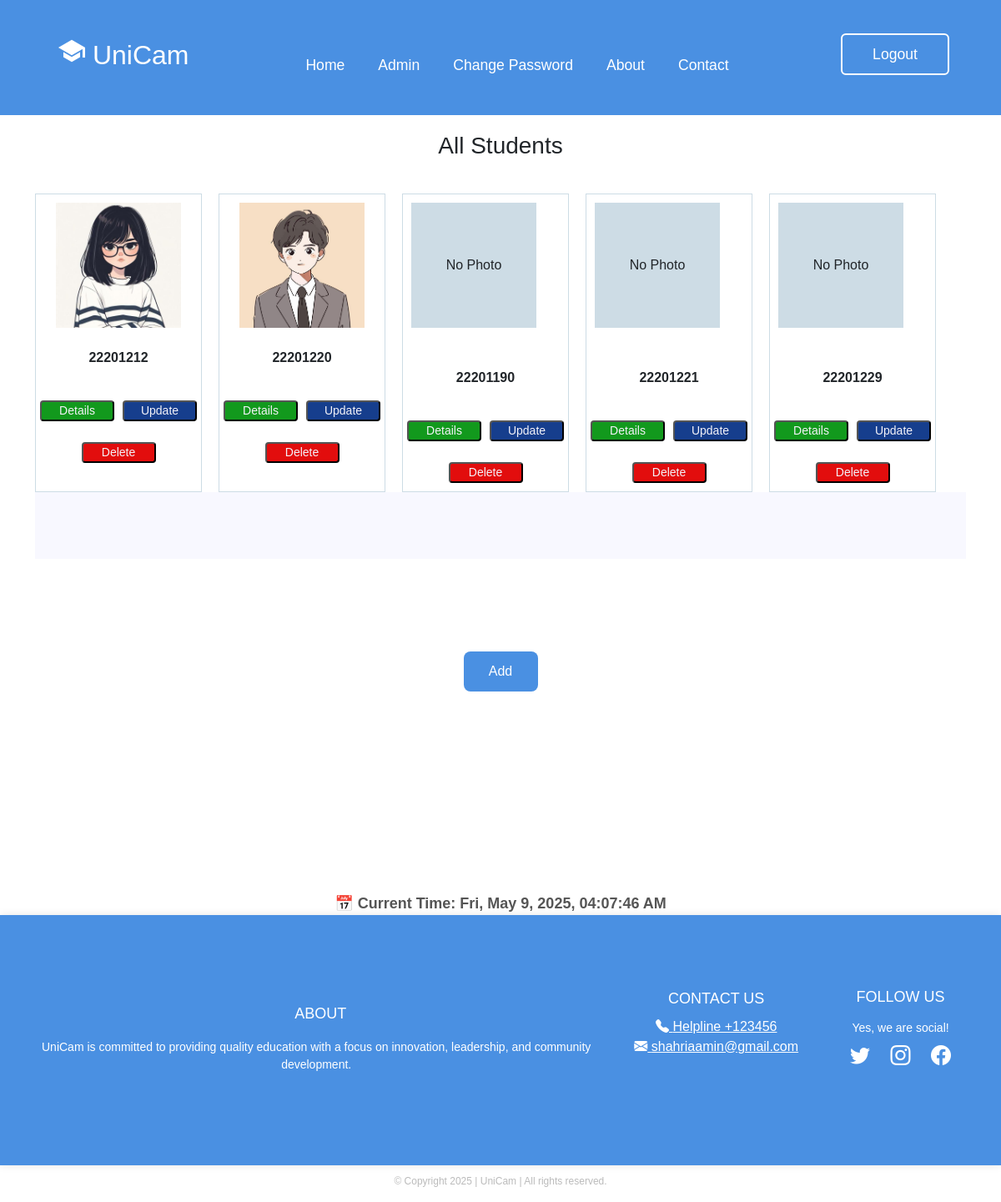
/alluser/, run on an earlier commit of the app's database.
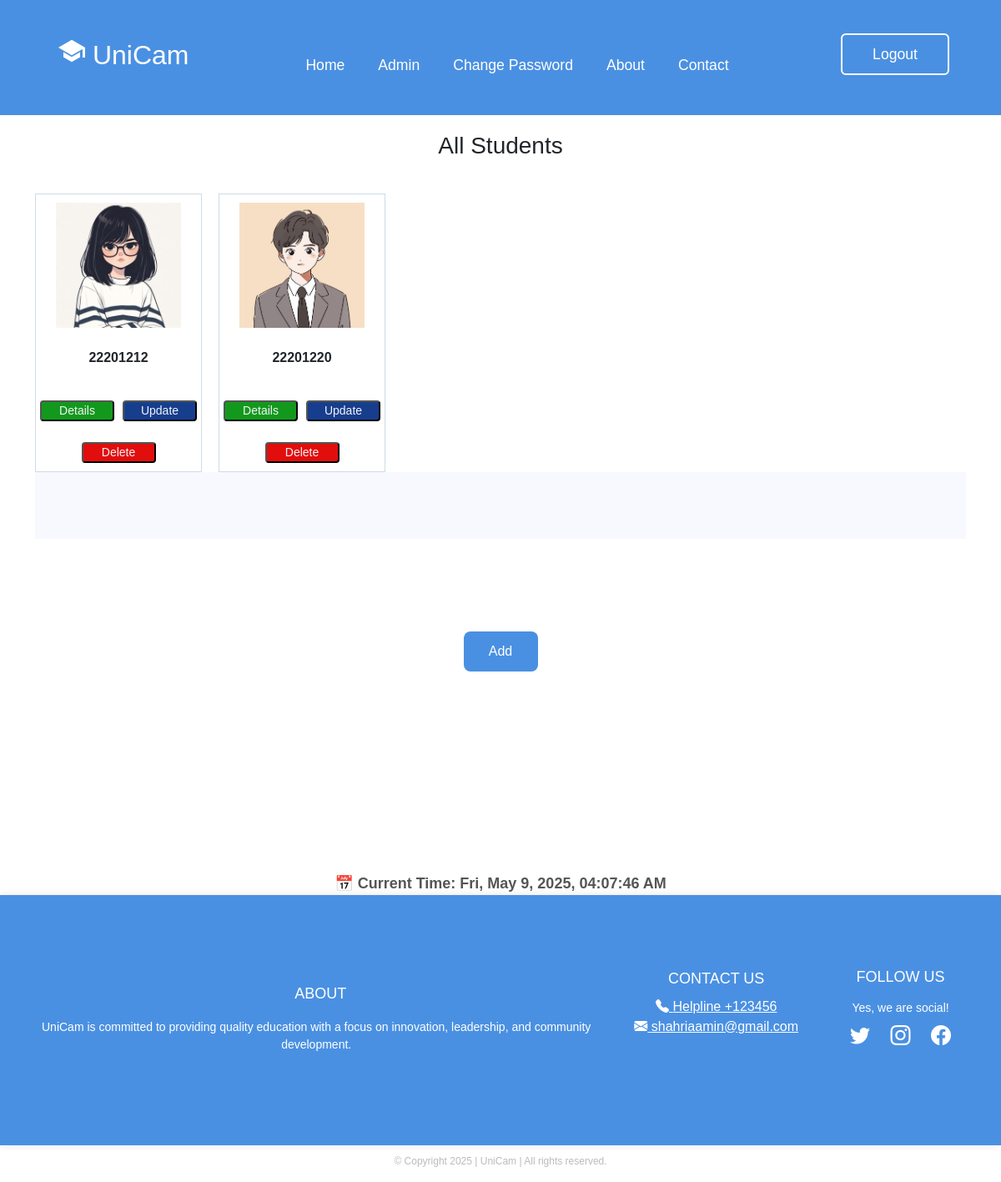
And on a later commit of the database.
### app1/models.py (models this page shows, shortened)
class StudentInfo(models.Model):
    sroll = models.ForeignKey(Student, on_delete=models.CASCADE)
    sname = models.CharField(max_length=100)
    fathername = models.CharField(max_length=100)
    mothername = models.CharField(max_length=100)
    program = models.CharField(max_length=100)
    gender = models.CharField(max_length=100)
    phone = models.CharField(max_length=100)
    guardianphone = models.CharField(max_length=100)
    session = models.CharField(max_length=100)
    nationality = models.CharField(max_length=100)
    dob = models.CharField(max_length=100)
    email = models.EmailField()
    pic = models.ImageField(upload_to='student_pics/', null=True, blank=True)

class Student(models.Model):
    id = models.CharField(primary_key=True, max_length=100)
    def __str__(self):
        return self.id

### app1/views.py (the view)
# urls.py: path('alluser/',views.AllusersPage,name='alluser'),
def AllusersPage(request):
    students = Student.objects.all()
    infos = StudentInfo.objects.all()
    context = {'students': students,
               'infos': infos}
    return render(request, 'alluser.html',context=context)

### templates/alluser.html (shortened to what this page needs)
{% load static %}
<!DOCTYPE html>
<html lang="en">
<head>
  <link href="https://cdn.jsdelivr.net/npm/bootstrap@5.3.3/dist/css/bootstrap.min.css" rel="stylesheet"
>
  <link rel="stylesheet" href="https://cdn.jsdelivr.net/npm/bootstrap-icons@1.10.5/font/bootstrap-icons.css">
</head>
<body>
<header class="header">
  <div class="logout-button">
    <a href="{% url 'logout' %}">
      <button class="btnLogin-popup" style="position: absolute;
      right: 5px;
      top: -22px;">Logout</button>
    </a>
  </div>
  <div class="logo-title">
    <h2 class="logo"><ion-icon name="school-sharp"></ion-icon> UniCam</h2>
  </div>
  <nav class="navigation">
    <a href="{% url 'home' %}" class="active">Home</a>
    <a href="{% url 'alluser' %}">Admin</a>
    <a href="{% url 'changepass' %}">Change Password</a>
    <a href="#footer-section">About</a>
    <a href="#footer-section">Contact</a>
  </nav>
</header>
<h3 class="section-heading"  style="text-align: center; margin-top: 20px; margin-bottom: 40px;">All Students</h3>
<main class="container">
    <section class="student-info">
        <div class="info-row" style="display: flex; flex-wrap: wrap; gap: 20px;">
            {% for info in infos %}
            <div style="border: 1px solid #cddce5; padding: 10px; width: 200px; text-align: center;">
                {% if info.pic %}
                <img src="{{ info.pic.url }}" style="height: 150px; width: 150px; object-fit: cover;"><br><br>
                {% else %}
                <div style="height: 150px; width: 150px; background: #cddce5; display: flex; align-items: center; justify-content: center;">No Photo</div><br><br>
                {% endif %}
                <strong>{{info.sroll}}</strong><br><br>
<div class="button-group">
  <a href="{% url 'studentinfo' info.pk %}">
    <button type="button" style="background-color: #12991d; border-radius: 4px; ">Details</button>
  </a>
  <a href="{% url 'update_student' info.sroll.id %}">
    <button type="button" style="background-color: #163e8d; border-radius: 4px;">Update</button>
  </a>
</div>
<div class="delete-button">
  <a href="{% url 'delete_student' info.sroll.id %}">
    <button type="button" style="background-color: #e20d0d; border-radius: 4px;">Delete</button>
  </a>
</div>
            </div>
            {% endfor %}
        </div>
    <div class="center-container"><br><br><br><br><br><br><br><br><br><br><br><br><br><br>
        <button class="center-button" onclick="handleClick()" style="background-color: #4A90E2; color: white; padding: 12px 24px; border: none; border-radius: 8px; font-size: 16px;">Add</button>
      </div>
</section>
</main>
</div><br><br><br><br><br><br><br><br><br><br><br><br><br><br><br>
<div style="text-align: center; margin-top: 40px;">
  <div id="clock" style="font-size: 18px; font-weight: bold; color: #555;"></div>
</div>
<footer class="footer" id="footer-section">
  <div class="footer-section">
      <h3>ABOUT</h3>
      <p>UniCam is committed to providing quality education with a focus on innovation, leadership, and community <br>
        development.</p>
  </div>
  <div class="footer-section">
      <h3>CONTACT US</h3>
      <a href="tel:123456"  style="color: white;" ><i class="bi bi-telephone-fill" style="color: white;"    ></i> Helpline +123456</a>
      <a href="https://www.gmail.com"  style="color: white;" ><i class="bi bi-envelope-fill"  style="color: white;" ></i> shahriaamin@gmail.com</a>
  </div>
  <div class="footer-section">
      <h3 style="margin-top: -2px;">FOLLOW US</h3>
      <p>Yes, we are social!</p>
      <div class="social-icons">
        <a href="https://www.twitter.com" target="_blank"><i class="bi bi-twitter"></i></a>
        <a href="https://www.instagram.com" target="_blank"><i class="bi bi-instagram"></i></a>
        <a href="https://www.facebook.com" target="_blank"><i class="bi bi-facebook"></i></a>
      </div>
  </div>
</footer>
<div class="copyright">
  <p>© Copyright 2025 | UniCam | All rights reserved.</p>
</div>
</body>
</html>

### templates/alluser.html (style rules this page uses)
html { scroll-behavior: smooth; }
body { font-family: Arial, sans-serif; margin: 0; background: white; }
.header { display: flex; align-items: center; padding: 45px; background-color: #4A90E2; position: relative; }
.logout-button { position: absolute; right: 57px; top: 47px; }
.logo-title { display: flex; align-items: center; margin-left: 25px; }
.logo { font-size: 2em; color: #fff; user-select: none; margin-right: 10px; }
.navigation { display: flex; align-items: center; margin-left: auto; margin-right: 45px; position: absolute; left: 50%; transform: translateX(-50%); top: 25px; display: flex; }
.navigation a { position: relative; font-size: 1.1em; color: #fff; text-decoration: none; font-weight: 500; margin-left: 40px; padding-top: 40px; display: inline-block; }
.navigation a::after { content: ''; position: absolute; left: 0; bottom: -6px; width: 100%; height: 3px; background: #fff; border-radius: 5px; transform-origin: right; transform: scaleX(0); transition: transform .5s; }
.btnLogin-popup { width: 130px; height: 50px; background: transparent; border: 2px solid #fff; outline: none; border-radius: 6px; cursor: pointer; font-size: 1.1em; color: #fff; font-weight: 500; transition: .5s; }
.button-group { display: flex; justify-content: center; gap: 10px; margin-bottom: 10px; }
.footer { background-color: #4A90E2; color: white; width: 100%; padding: 90px 50px; min-height: 300px; display: flex; justify-content: space-between; align-items: flex-start; border-radius: 0; box-shadow: 0 0 10px rgba(0, 0, 0, 0.1); }
.footer-section { display: flex; flex-direction: column; justify-content: center; align-items: center; text-align: center; }
.footer-section h3 { margin-bottom: 10px; font-size: 18px; }
.footer-section p { margin: 5px 0; font-size: 14px; }
.social-icons a { color: white; margin: 0 10px; text-decoration: none; font-size: 24px; }
.copyright { width: 100%; text-align: center; font-size: 12px; color: #bbb; margin-top: 10px; }
button { margin-top: 15px; width: 89px; background-color: white; color: #f4f3f9; padding: 0 0; font-size: 14px; font-weight: 160; border-radius: 0; cursor: pointer; }
.center-container { display: flex; justify-content: center; align-items: center; height: 10vh; background-color: #f8f8ff; flex-direction: column; }

What changed in the data, as far as the page shows it:
removed StudentInfo: pic "No Photo", sroll "22201190"
removed StudentInfo: pic "No Photo", sroll "22201221"
removed StudentInfo: pic "No Photo", sroll "22201229"
